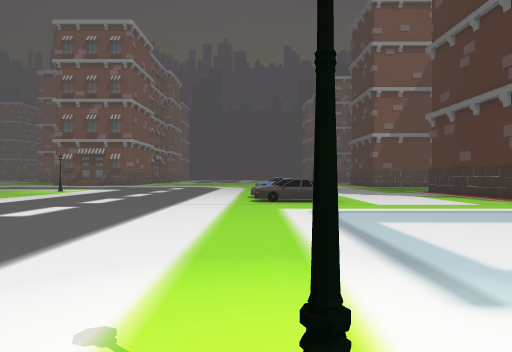
[1] (above)

24 first-person views from a walk through a scene from a Unity 3-D project. The camera is 1.3 m above the floor, looks level and sees 75° across. The floor is counted in squares, 2 m on a side. Each view is taken from the middle of a square. On the plan, view 1 faces up. The plan holds only what a view shows up to about 10 squares ahead; the rest is blank. The place goes on beyond the plan. The player character is not drawn. Some animated figures are not drawn.

[2]
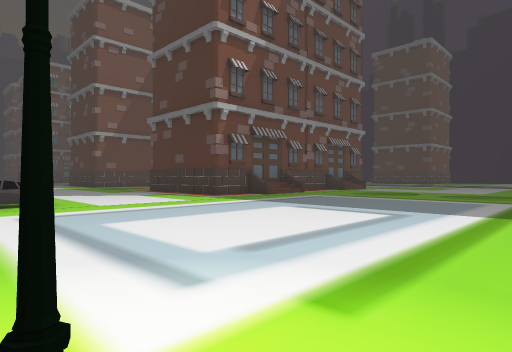

[3]
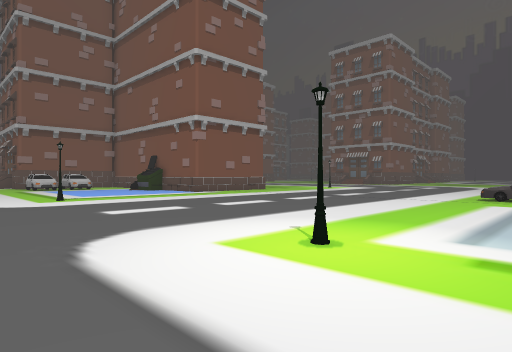

[4]
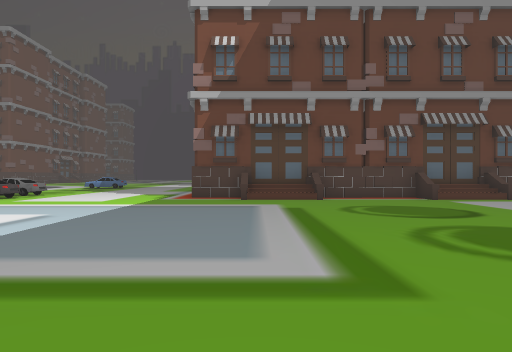

[5]
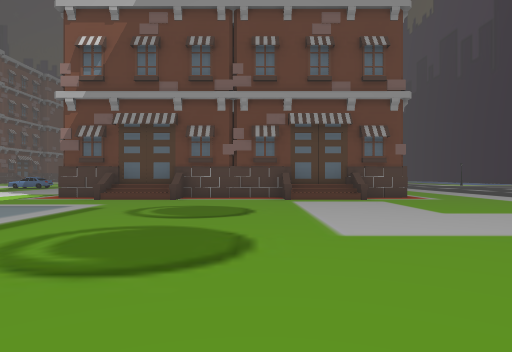

[6]
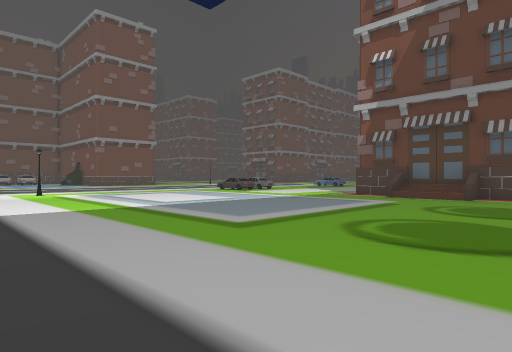

[7]
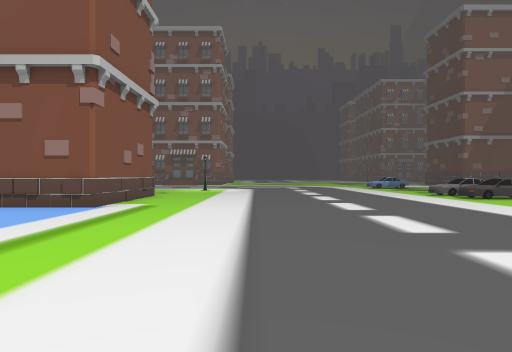

[8]
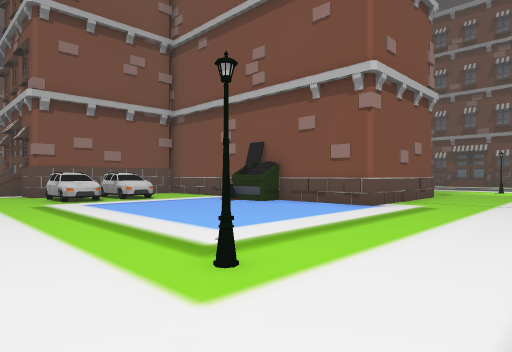

[9]
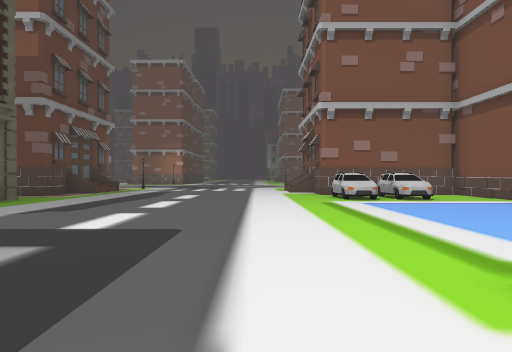

[10]
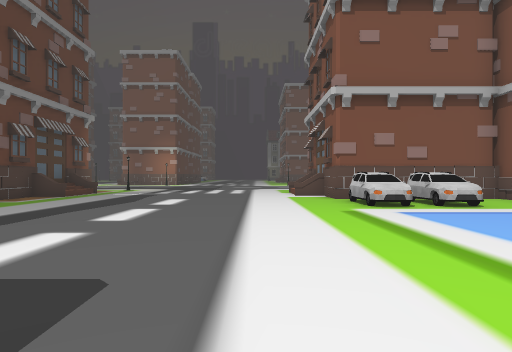

[11]
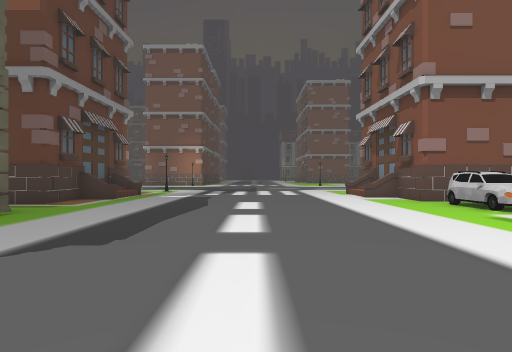

[12]
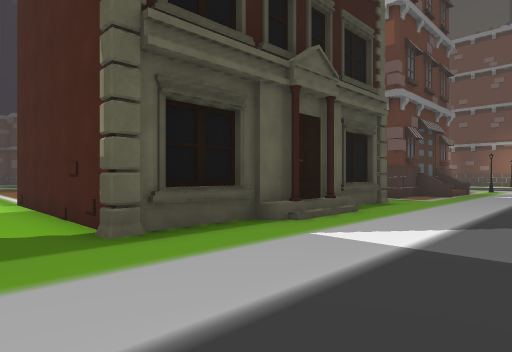

[13]
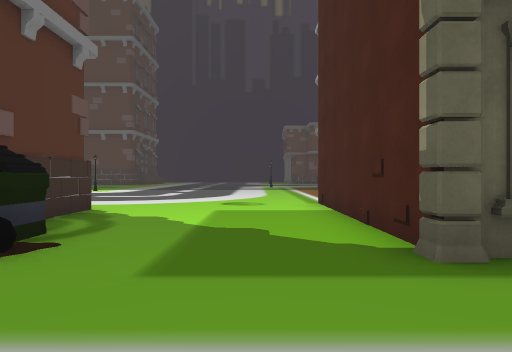

[14]
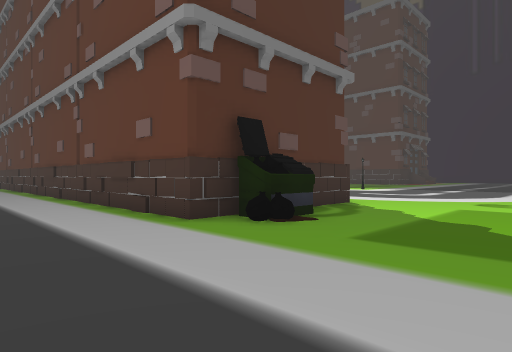

[15]
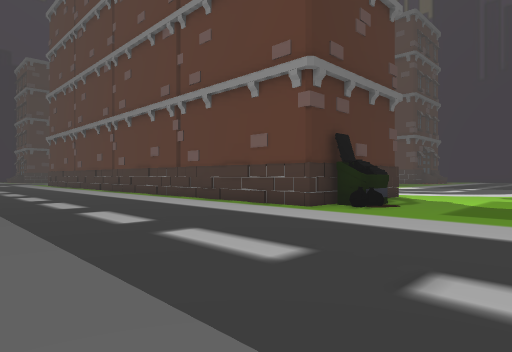

[16]
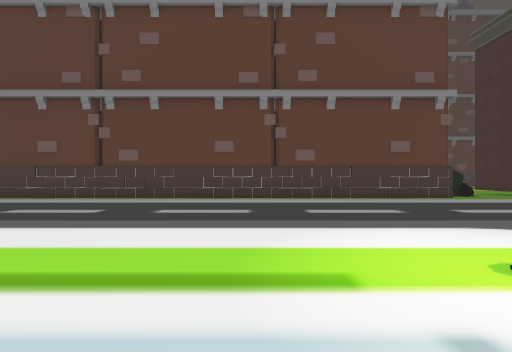

[17]
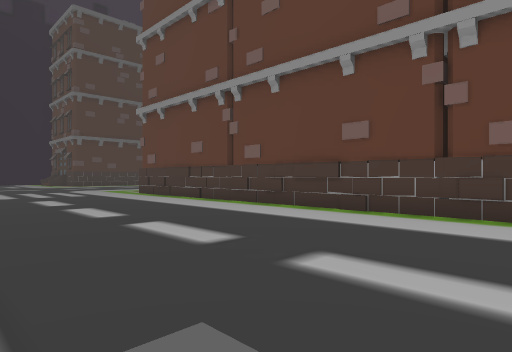

[18]
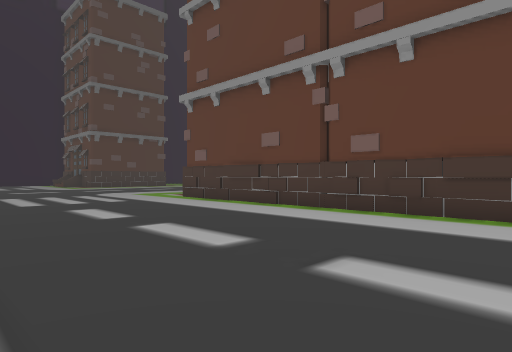

[19]
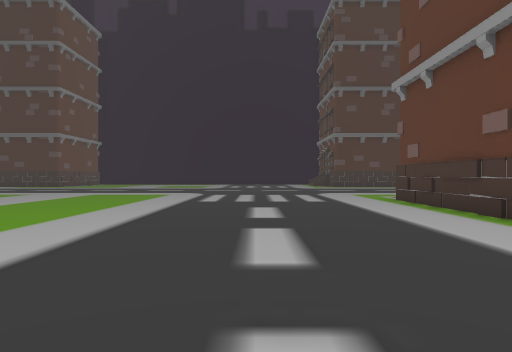

[20]
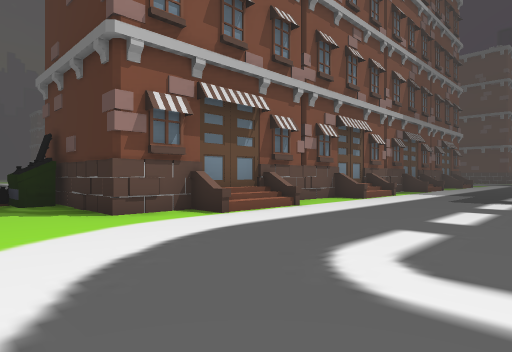

[21]
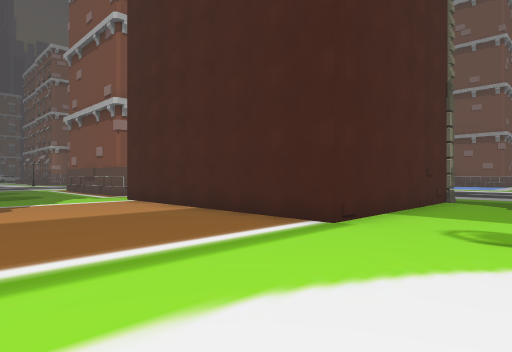

[22]
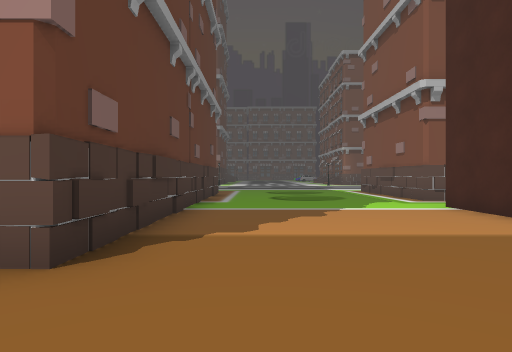

[23]
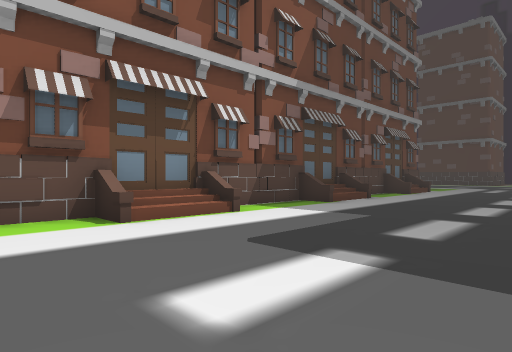

[24]
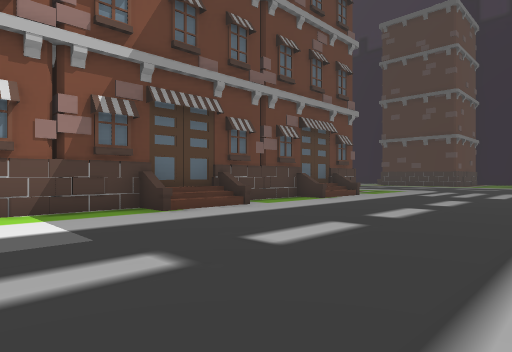

### Floor plan
Key: @ floor where view 1 was taken; # wall or solid block; . main floor; : floor 0.75 m higher than the main floor; / step, stairs or slope; = window, fence, low wall or low ledge; ^ raised ledge; C car; S streetlight; B building; O other object.
Columns run from 19 left of view 1 to 18 right of it. Each row starts with its distance up from view 1.
 10          #.........OOO....#
  9          #.........CCC....###########.
  8          #..........C.......=.=..=.=..
  7          #............................
  6  #########............................
  5  #....OO..............................
  4  #.O..................................
  3  #OOO.................................
  2 ##OO:.................................
  1 #..........S.......S..................
  0 ...................@..................
 -1 ......................................
 -2 ......................................
 -3 ......................................
 -4 ......................................
 -5 ......................................
 -6 ......................................
 -7 .=..............#####################.
 -8 ###.######B...OO
 -9   #      ##....#
-10           #....#
-11           #.....#################
-12  ##       #......//#..#//..^//...
-13  ...#######.......................
-14  ..................................
-15  ...................................
-16  ...................................
-17  .................  ...............
-18  ..........             .....
-19  ########.

Where each view was taken, in squares from view 1:
view 1: 0 up, 0 right, facing up
view 2: 0 up, 0 right, facing up-right
view 3: 2 down, 2 right, facing up-left
view 4: 1 down, 9 right, facing up
view 5: 1 down, 13 right, facing up
view 6: 2 down, 13 right, facing up-left
view 7: 1 down, 6 left, facing up
view 8: 1 down, 6 left, facing up-left
view 9: 1 down, 6 left, facing left
view 10: 1 down, 8 left, facing left
view 11: 3 down, 9 left, facing left
view 12: 4 down, 7 left, facing down-left
view 13: 5 down, 7 left, facing down
view 14: 4 down, 8 left, facing down-right
view 15: 1 down, 8 left, facing down-right
view 16: 3 up, 2 right, facing down
view 17: 1 down, 5 right, facing down-right
view 18: 1 down, 8 right, facing down-right
view 19: 3 down, 8 right, facing right
view 20: 17 down, 6 left, facing up-right
view 21: 17 down, 6 left, facing up-left
view 22: 17 down, 8 left, facing left
view 23: 17 down, 1 right, facing up-right
view 24: 18 down, 5 right, facing up-right
